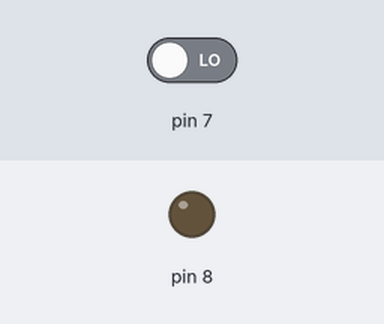
Simulated run of this sketch. Board: Arduino Uno, built with avr-gcc and run on an emulated ATmega328P. Shown: output pins drawn as LEDs (lit = HIGH). The test bench sets the inputs (shaded band); at power-on: pin 7 LOW. What the sketch prints to the serial monitor is not drawn.

Above: at 1.2 s.
1.3 s: pin 7 driven HIGH
At 2.3 s:
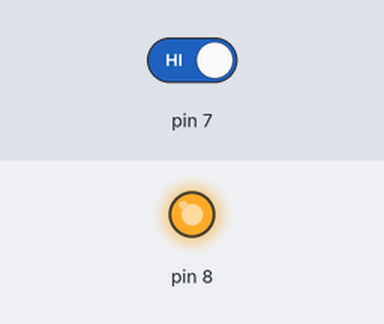
2.8 s: pin 7 driven LOW
At 3.4 s:
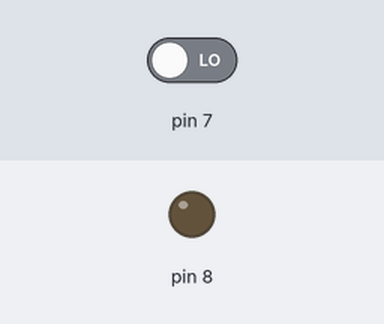
Timing chart, 0 to 5.8 s (numbered marks = the images above; inputs shaded):
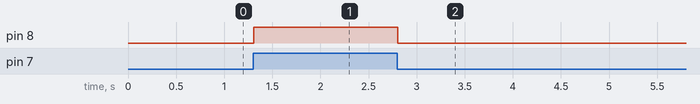

Measured:
- after the input at 1.3 s, pin 8: LOW → HIGH at once
- after the input at 2.8 s, pin 8: HIGH → LOW at once

The sketch:

ARDUINO_CODE.ino
```cpp
void setup() {
  Serial.begin(9600);
  pinMode(8, OUTPUT);
  pinMode(7, INPUT);
  // put your setup code here, to run once:

}

void loop() {
  // put your main code here, to run repeatedly:

   int val =  digitalRead(7);
   Serial.println(val);
   if(val){
     digitalWrite(8, HIGH);
   }
   else{

     digitalWrite(8, LOW);
   }

}
```
